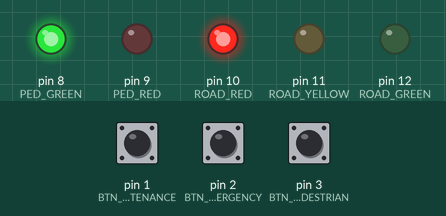
Recording of a program running on a simulated Arduino Uno, built with avr-gcc and run on an emulated ATmega328P. Parts: output pins drawn as LEDs (lit = HIGH). Dashed ring = blinking. Inputs (shaded band) come from the test bench; at power-on: pin 1 (BTN_MAINTENANCE) HIGH, pin 2 (BTN_EMERGENCY) HIGH, pin 3 (BTN_PEDESTRIAN) HIGH.

Above: at 5.05 s.
5.1 s: pin 1 (BTN_MAINTENANCE) pulled LOW for 0.15 s
At 5.5 s:
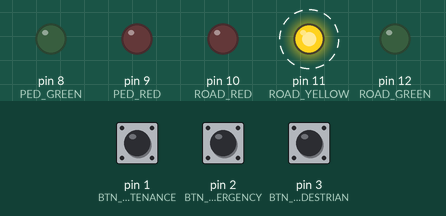
8.1 s: pin 2 (BTN_EMERGENCY) pulled LOW for 0.15 s
At 8.5 s:
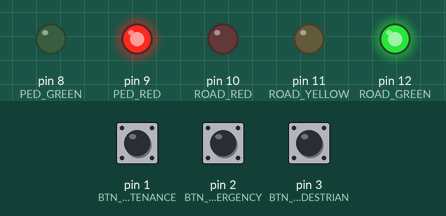
Timing chart, 0 to 11.1 s (numbered marks = the images above; inputs shaded):
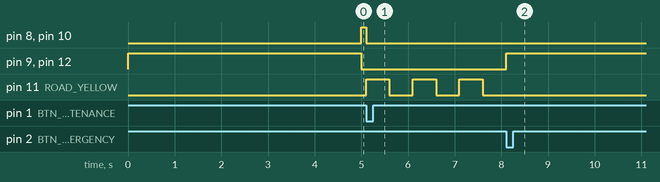

The program:

main.cpp
```cpp
#include <Arduino.h>

#define F_CPU 16000000UL
#include <avr/io.h>
#include <avr/interrupt.h>
#include <util/delay.h>

/* ── LED Bitmasks (PORTB) ─────────────────────────────────────── */
#define PED_GREEN   (1 << PB0)
#define PED_RED     (1 << PB1)
#define ROAD_RED    (1 << PB2)
#define ROAD_YELLOW (1 << PB3)
#define ROAD_GREEN  (1 << PB4)
#define ALL_LEDS    (PED_GREEN | PED_RED | ROAD_RED | ROAD_YELLOW | ROAD_GREEN)

/* ── Button Bitmasks (PORTD) ──────────────────────────────────── */
#define BTN_EMERGENCY   (1 << PD2)
#define BTN_PEDESTRIAN  (1 << PD3)
#define BTN_MAINTENANCE (1 << PD1)

/* ── Volatile flag variables set ONLY inside ISRs ─────────────── */
volatile uint8_t flag_emergency    = 0;
volatile uint8_t flag_pedestrian   = 0;
volatile uint8_t flag_maintenance  = 0;

/* ── Helper: turn off all LEDs ────────────────────────────────── */
static inline void leds_off(void)
{
    PORTB &= ~ALL_LEDS;
}

/* ── Helper: delay in 100 ms ticks, checking flags every tick ─── */
static void delay_seconds_interruptible(uint8_t seconds)
{
    uint16_t ticks = (uint16_t)seconds * 10;   /* 10 × 100 ms = 1 s */
    for (uint16_t i = 0; i < ticks; i++) {
        _delay_ms(100);
        /* Bail early if a higher-priority flag arrives */
        if (flag_emergency || flag_pedestrian || flag_maintenance) return;
    }
}

/* ── ISR: Emergency (INT0, falling edge on PD2) ───────────────── */
ISR(INT0_vect)
{
    flag_emergency = 1;
}

/* ── ISR: Pedestrian (INT1, falling edge on PD3) ─────────────── */
ISR(INT1_vect)
{
    if (!flag_emergency)          /* respect higher priority */
        flag_pedestrian = 1;
}

/* ── ISR: Maintenance (PCINT2 vector for PORTD) ──────────────── */
ISR(PCINT2_vect)
{
    /* Trigger only on falling edge of PD1 (button press = LOW) */
    if (!(PIND & BTN_MAINTENANCE)) {
        if (!flag_emergency && !flag_pedestrian)
            flag_maintenance ^= 1;   /* toggle: press=enter, press again=exit */
    }
}

/* ── Handle Emergency Mode ────────────────────────────────────── */
static void handle_emergency(void)
{
    flag_emergency   = 0;
    flag_pedestrian  = 0;    /* clear lower-priority flags */

    leds_off();
    PORTB |= PED_RED;        /* Pedestrian RED ON  */
    PORTB |= ROAD_GREEN;     /* Road GREEN ON      */

    /* Hold for 10 s; emergency cannot be pre-empted */
    for (uint8_t i = 0; i < 100; i++) _delay_ms(100);

    leds_off();
}

/* ── Handle Pedestrian Crossing ───────────────────────────────── */
static void handle_pedestrian(void)
{
    flag_pedestrian = 0;

    /* Phase 1: Yellow ON alongside whatever road+ped LEDs are
     * currently ON — do NOT call leds_off() here              */
    PORTB |= ROAD_YELLOW;
    delay_seconds_interruptible(5);

    if (flag_emergency) { leds_off(); return; }

    /* Phase 2: Road GREEN off, Road RED on, Ped GREEN on for 10 s */
    PORTB &= ~ROAD_GREEN;   /* turn off green explicitly */
    PORTB &= ~PED_RED;      /* turn off pedestrian red   */
    PORTB |=  ROAD_RED;     /* road red ON               */
    PORTB |=  PED_GREEN;    /* pedestrian green ON       */
    /* Yellow stays on during transition per spec */
    delay_seconds_interruptible(10);

    leds_off();
}

/* ── Handle Maintenance / Warning Mode ───────────────────────── */
static void handle_maintenance(void)
{
    leds_off();

    /* Blink yellow indefinitely until:
     *   - button pressed again (flag_maintenance toggled to 0), OR
     *   - emergency overrides                                        */
    while (flag_maintenance) {
        if (flag_emergency) { leds_off(); return; }
        PORTB |= ROAD_YELLOW;
        _delay_ms(500);
        PORTB &= ~ROAD_YELLOW;
        _delay_ms(500);
    }

    leds_off();
}

/* ── Peripheral Initialisation ────────────────────────────────── */
static void init(void)
{
    /* PORTB: all LED pins as outputs, initially OFF */
    DDRB  |=  ALL_LEDS;
    PORTB &= ~ALL_LEDS;

    /* PORTD: PD2, PD3, PD1 as inputs with internal pull-ups */
    DDRD  &= ~(BTN_EMERGENCY | BTN_PEDESTRIAN | BTN_MAINTENANCE);
    PORTD |=  (BTN_EMERGENCY | BTN_PEDESTRIAN | BTN_MAINTENANCE);

    /* INT0 (PD2): falling-edge trigger */
    EICRA |= (1 << ISC01);
    EICRA &= ~(1 << ISC00);
    EIMSK |= (1 << INT0);

    /* INT1 (PD3): falling-edge trigger */
    EICRA |= (1 << ISC11);
    EICRA &= ~(1 << ISC10);
    EIMSK |= (1 << INT1);

    /* PCINT for PORTD: enable PCINT2 group, mask PD1 (PCINT17) */
    PCICR  |= (1 << PCIE2);
    PCMSK2 |= (1 << PCINT17);

    sei();   /* global interrupt enable */
}

/* ── Main ─────────────────────────────────────────────────────── */
int main(void)
{
    init();

    while (1) {
        /* ── Check flags in priority order ── */
        if (flag_emergency) {
            handle_emergency();
            continue;
        }
        if (flag_pedestrian) {
            handle_pedestrian();
            continue;
        }
        if (flag_maintenance) {
            handle_maintenance();
            continue;
        }

        /* ── Normal Operation: Road GREEN + Pedestrian RED (5 s) ── */
        leds_off();
        PORTB |= ROAD_GREEN;
        PORTB |= PED_RED;
        delay_seconds_interruptible(5);

        if (flag_emergency || flag_pedestrian || flag_maintenance) continue;

        /* ── Normal Operation: Road RED + Pedestrian GREEN (5 s) ── */
        leds_off();
        PORTB |= ROAD_RED;
        PORTB |= PED_GREEN;
        delay_seconds_interruptible(5);
    }

    return 0;
}
```

Measured:
- after the input at 5.1 s, pin 8 (PED_GREEN), pin 10 (ROAD_RED): HIGH → LOW at once; pin 11 (ROAD_YELLOW): alternates HIGH for 0.50 s and LOW for 0.50 s, starting at once
- after the input at 8.1 s, pin 9 (PED_RED), pin 12 (ROAD_GREEN): LOW → HIGH at once; pin 11 (ROAD_YELLOW): stops changing and stays LOW
